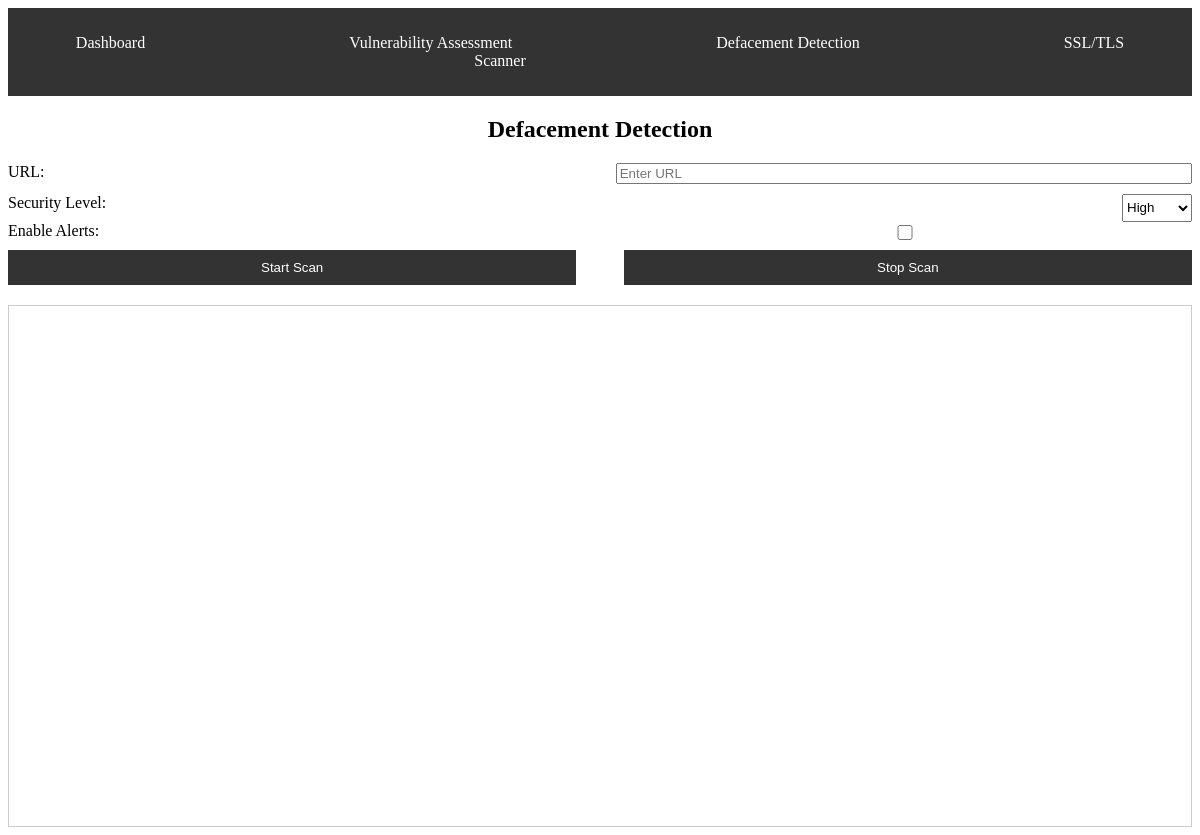
The app's page /Defacement, older data.
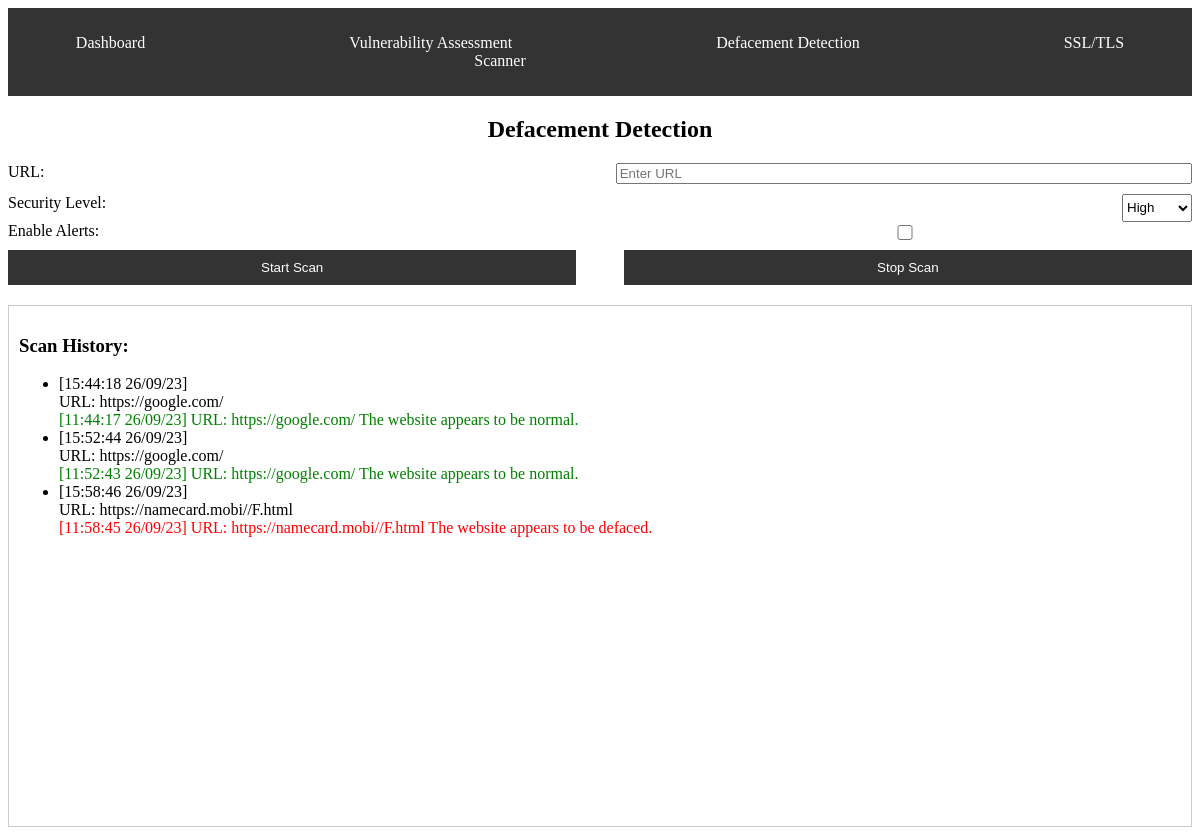
The same page, newer data.
### main.py (models this page shows, shortened)
class Defacement_scan(db.Model):
    id = db.Column(db.Integer, primary_key=True)
    url = db.Column(db.String(200), nullable=False)
    scan_output = db.Column(db.String(1000), nullable=False)
    scan_date = db.Column(db.DateTime, default=datetime.utcnow)

### main.py (the view)
@app.route('/Defacement', methods=['POST', 'GET'])
def Defacement():
    if request.method == 'POST':
        url = request.form['url']
        output = perform_defacement_scan(url)
        scan_result = Defacement_scan(url=url, scan_output=output)
        db.session.add(scan_result)
        db.session.commit()
    scan_history = Defacement_scan.query.all()
    return render_template('Defacement.html', scan_history=scan_history)

### templates/Defacement.html (shortened to what this page needs)
{% extends 'base.html' %}
{% block body %}
<div class="content">
    <h2 style="text-align: center;">Defacement Detection</h2>
    <form id="scan-form" action="{{ url_for('Defacement') }}" method="POST">
        <label for="url">URL:</label>
        <input type="text" id="url" name="url" placeholder="Enter URL" required>
        <label for="security-level">Security Level:</label>
        <select id="security-level" name="security-level">
            <option value="high">High</option>
        </select>
        <label for="enable-alerts">Enable Alerts:</label>
        <input type="checkbox" id="enable-alerts" name="enable-alerts">
        <button type="submit" id="start-scan-button">Start Scan</button>
        <button type="button" id="stop-scan-button">Stop Scan</button>
    </form>
    <div id="output-screen" style="overflow-y: auto; height: 500px;">
        {% if scan_history %}
            <h3>Scan History:</h3>
            <ul id="scan-history-list">
                {% for scan_result in scan_history %}
                    <li>
                        [{{ scan_result.scan_date.strftime('%H:%M:%S %d/%m/%y') }}]<br>
                        URL: {{ scan_result.url }}<br>
                        {% if "defaced" in scan_result.scan_output %}
                            <span style="color: red;">{{ scan_result.scan_output }}</span>
                            {% elif "Error" in scan_result.scan_output or "error" in scan_result.scan_output %}
                            <span style="color: red;">{{ scan_result.scan_output }}</span>
                            {% elif "retrieve" in scan_result.scan_output %}
                            <span style="color: red;">{{ scan_result.scan_output }}</span>
                        {% else %}
                            <span style="color: green;">{{ scan_result.scan_output }}</span>
                        {% endif %}
                    </li>
                {% endfor %}
            </ul>
        {% endif %}
    </div>
</div>
{% endblock %}

### templates/base.html (shortened to what this page needs)
<!DOCTYPE html>
<html lang="en">
<head>
    <link rel="stylesheet" href="{{ url_for('static', filename='css/main.css') }}">
</head>
<body>
    <header>
        <nav>
            <ul>
                <li><a href="/">Dashboard</a></li>
                <li><a href="/VA">Vulnerability Assessment</a></li>
                <li><a href="/Defacement">Defacement Detection</a></li>
                <li><a href="/sslscan">SSL/TLS Scanner</a></li>
            </ul>
        </nav>
    </header>
    {% block body %}{% endblock %}
</body>
</html>

### static/css/main.css (style rules this page uses)
header { background-color: #333; color: #fff; padding: 10px 0; }
nav ul { list-style-type: none; text-align: center; padding: 0; }
nav ul li { display: inline; margin-right: 200px; }
nav ul li a { text-decoration: none; color: #fff; transition: color 0.3s ease; }
#scan-form { margin-bottom: 20px; display: flex; flex-wrap: wrap; justify-content: space-between; }
#scan-form label, #scan-form input { width: 48%; margin-bottom: 10px; }
#scan-form button { width: 48%; background-color: #333; color: #fff; padding: 10px; border: none; cursor: pointer; }
#stop-scan-button { width: 48%; background-color: #ff5733; color: #fff; padding: 10px; border: none; cursor: pointer; }
#output-screen { border: 1px solid #ccc; padding: 10px; height: 300px; overflow: auto; overflow: break-word; }

Row changes from the older to the newer data that the page shows:
added Defacement_scan: scan_date "15:44:18 26/09/23", url "https://google.com/", scan_output "[11:44:17 26/09/23] URL: https://google.com/ The website appears to be normal."
added Defacement_scan: scan_date "15:52:44 26/09/23", url "https://google.com/", scan_output "[11:52:43 26/09/23] URL: https://google.com/ The website appears to be normal."
added Defacement_scan: scan_date "15:58:46 26/09/23", url "https://namecard.mobi//F.html", scan_output "[11:58:45 26/09/23] URL: https://namecard.mobi//F.html The website appears to be defaced."
Text that changed along with them:
text now shown: "Scan History:"
